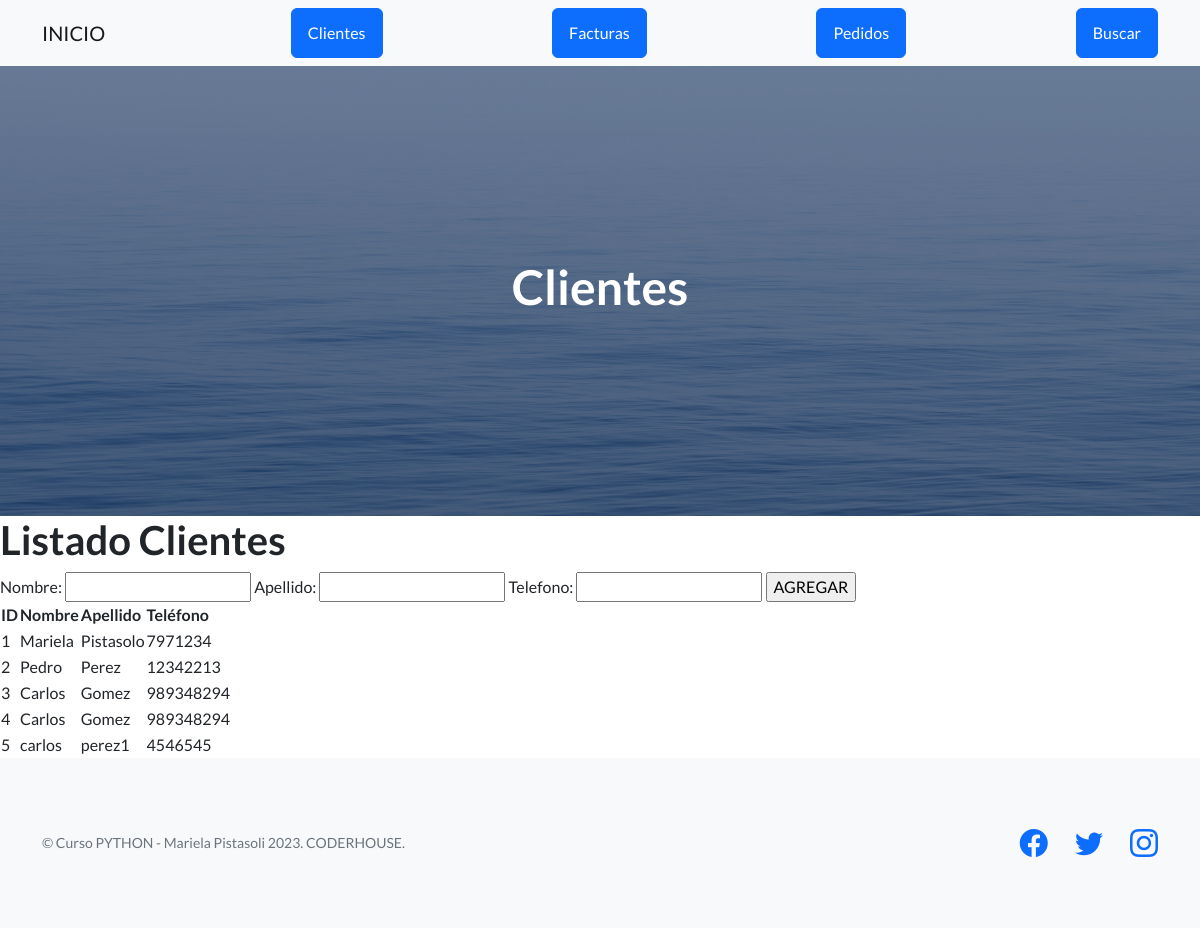
The app's page /AppMVT/cliente/ with its own data.
### AppMVT/models.py (models this page shows, shortened)
class Cliente(models.Model):
    nombre=models.CharField(max_length=50)
    apellido=models.CharField(max_length=50)
    telefono=models.IntegerField()

### AppMVT/views.py (the view)
# urls.py: path('cliente/', clientes, name="clientes"),
def clientes(request):
    if request.method == "POST":
        form = ClienteForm(request.POST)
        if form.is_valid():
            cliente = Cliente()
            cliente.nombre = form.cleaned_data["nombre"]
            cliente.apellido = form.cleaned_data["apellido"]
            cliente.telefono = form.cleaned_data["telefono"]
            cliente.save()
    else:
       form = ClienteForm()
    clientes = Cliente.objects.all()
    context= {"clientes": clientes, "form": form}
    return render(request, ("AppMVT/cliente.html"), context)

### AppMVT/forms.py
class ClienteForm(forms.Form):
    nombre=forms.CharField(max_length=50)
    apellido=forms.CharField(max_length=50)
    telefono=forms.IntegerField()

### AppMVT/templates/AppMVT/cliente.html (shortened to what this page needs)
{% extends "AppMVT/padre.html" %}
{% load static %}
{% block titulo %}
    <h1>Clientes</h1>
{% endblock %}
{% block formulario_titulo %}
<h1>Listado Clientes</h1>
<form action="" method="POST">
    {{ form }}
    <input type="submit" value="AGREGAR">
</form>
<table>
    <thead>
        <tr>
            <th>ID</th>
            <th>Nombre</th>
            <th>Apellido</th>
            <th>Teléfono</th>
        </tr>
    </thead>
    <tbody>
        {% for cliente in clientes %}
        <tr>
            <td>
                {{ cliente.id }}
            </td>
            <td>
                {{ cliente.nombre }}
            </td>
            <td>
                {{ cliente.apellido }}
            </td>
            <td>
                {{ cliente.telefono }}
            </td>
        </tr>
        {% endfor %}
    </tbody>
</table>
{% endblock %}

### records on screen
Cliente: id "1", nombre "Mariela", apellido "Pistasolo", telefono "7971234"
Cliente: id "2", nombre "Pedro", apellido "Perez", telefono "12342213"
Cliente: id "3", nombre "Carlos", apellido "Gomez", telefono "989348294"
Cliente: id "4", nombre "Carlos", apellido "Gomez", telefono "989348294"
Cliente: id "5", nombre "carlos", apellido "perez1", telefono "4546545"
